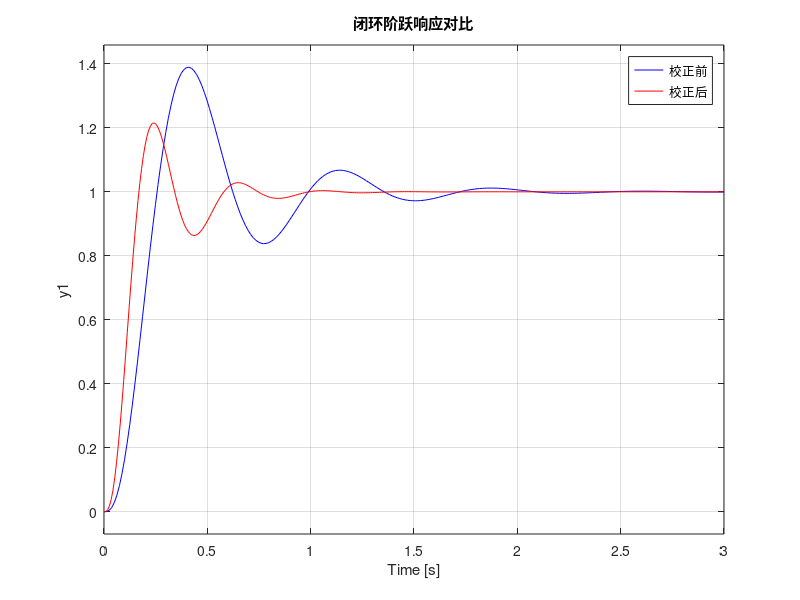
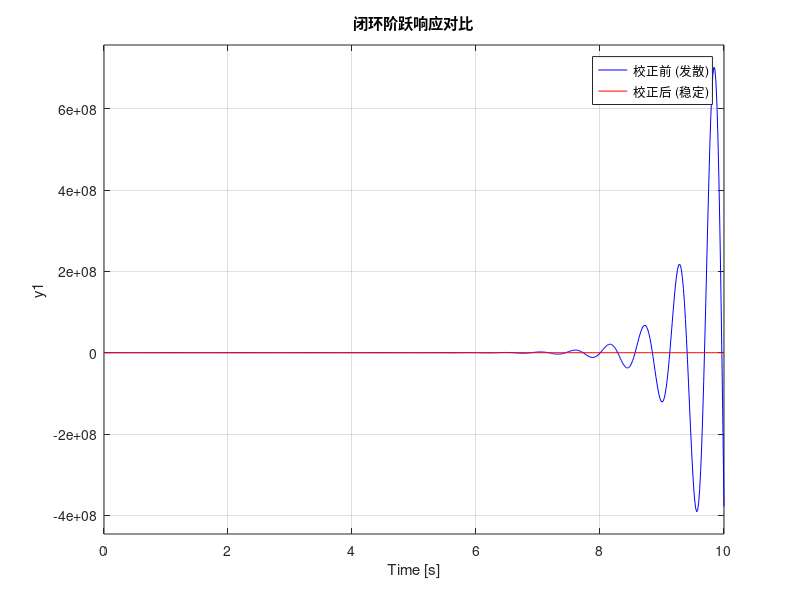
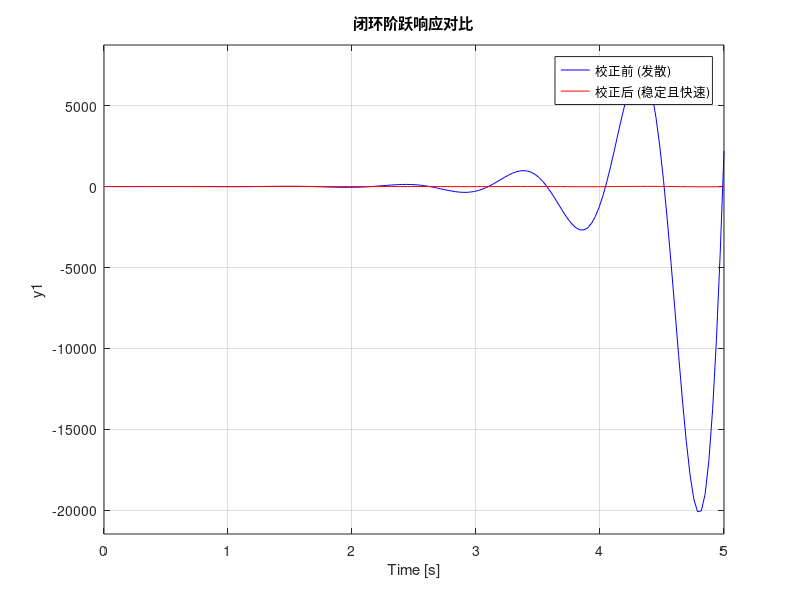
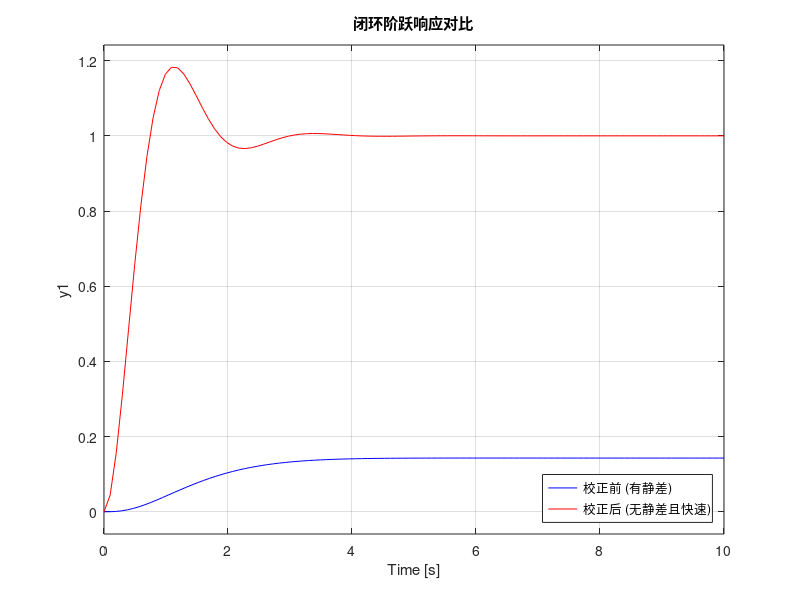

The MATLAB source for these figures, in order:
% =========================================================================
% 自动控制原理：频率特性与系统校正全面可视化 (含波特图对比与Nyquist图)
% =========================================================================
clear; clc; close all;

disp('======================================================');
disp('开启频域校正全景仪表盘...');
disp('正在生成 4 种典型校正方案的 Bode对比、Nyquist图 与 阶跃响应...');
disp('======================================================');

%% 案例 1：串联超前校正 (Lead Compensation)
s = tf('s');
G1 = 10 / (s * (0.1*s + 1) * (0.05*s + 1)); % 原系统
a1 = 4; T1 = 0.05; 
Gc1 = (1 + a1*T1*s) / (1 + T1*s);           % 超前校正装置

figure('Name', '案例1：超前校正 (Lead)', 'Color', 'w', 'Position', [50, 50, 1100, 650]);
% [1] 波特图综合对比 (左侧半屏)
subplot(2, 2, [1, 3]);
bode(G1, 'b-', Gc1, 'k--', Gc1*G1, 'r-', {0.1, 1000}); 
title('Bode 图综合对比 (幅值与相角)');
legend('原系统 G(s)', '校正装置 G_c(s) (提供正相角)', '校正后 G_c(s)G(s)', 'Location', 'southwest');
grid on;

% [2] 原系统 Nyquist 图 (右上角)
subplot(2, 2, 2);
nyquist(G1);
title('原系统 Nyquist 图');
axis([-2 0.5 -1.5 1.5]); % 限制坐标轴以便观察 (-1, j0) 点
grid on;

% [3] 阶跃响应对比 (右下角)
subplot(2, 2, 4);
step(feedback(G1, 1), 'b-', feedback(Gc1*G1, 1), 'r-');
title('闭环阶跃响应对比');
legend('校正前', '校正后', 'Location', 'northeast');
grid on;


%% 案例 2：串联迟后校正 (Lag Compensation)
G2 = 50 / (s * (0.1*s + 1) * (0.2*s + 1));  % 原系统 (增益极大)
b2 = 10; T2 = 4; 
Gc2 = (1 + T2*s) / (1 + b2*T2*s);           % 迟后校正装置

figure('Name', '案例2：迟后校正 (Lag)', 'Color', 'w', 'Position', [100, 100, 1100, 650]);
subplot(2, 2, [1, 3]);
bode(G2, 'b-', Gc2, 'k--', Gc2*G2, 'r-', {0.01, 100});
title('Bode 图综合对比 (幅值与相角)');
legend('原系统 G(s)', '校正装置 G_c(s) (高频幅值衰减)', '校正后 G_c(s)G(s)', 'Location', 'southwest');
grid on;

subplot(2, 2, 2);
nyquist(G2);
title('原系统 Nyquist 图 (穿越了 -1+j0 点左侧，不稳定)');
axis([-2 1 -2 2]); 
grid on;

subplot(2, 2, 4);
step(feedback(G2, 1), 10, 'b-'); hold on;
step(feedback(Gc2*G2, 1), 10, 'r-');
title('闭环阶跃响应对比');
legend('校正前 (发散)', '校正后 (稳定)', 'Location', 'northeast');
grid on;


%% 案例 3：迟后-超前校正 (Lag-Lead Compensation)
G3 = 100 / (s * (s + 1) * (0.2*s + 1));     % 原系统
Gc3_lag = (1 + 10*s) / (1 + 100*s);
Gc3_lead = (1 + 2*s) / (1 + 0.2*s);
Gc3 = Gc3_lag * Gc3_lead;                   % 迟后-超前校正装置

figure('Name', '案例3：迟后-超前校正 (Lag-Lead)', 'Color', 'w', 'Position', [150, 150, 1100, 650]);
subplot(2, 2, [1, 3]);
bode(G3, 'b-', Gc3, 'k--', Gc3*G3, 'r-', {0.001, 1000});
title('Bode 图综合对比 (幅值与相角)');
legend('原系统 G(s)', '校正装置 G_c(s) (V型幅值特性)', '校正后 G_c(s)G(s)', 'Location', 'southwest');
grid on;

subplot(2, 2, 2);
nyquist(G3);
title('原系统 Nyquist 图');
axis([-3 1 -3 3]); 
grid on;

subplot(2, 2, 4);
step(feedback(G3, 1), 5, 'b-'); hold on;
step(feedback(Gc3*G3, 1), 5, 'r-');
title('闭环阶跃响应对比');
legend('校正前 (发散)', '校正后 (稳定且快速)', 'Location', 'northeast');
grid on;


%% 案例 4：PID 控制 (频域视角)
G4 = 1 / ((s + 1) * (s + 2) * (s + 3));     % 原系统 (0型系统，有稳态误差)
Kp = 30; Ki = 20; Kd = 10;
Gc4 = Kp + Ki/s + Kd*s;                     % PID 控制器

figure('Name', '案例4：PID 校正', 'Color', 'w', 'Position', [200, 200, 1100, 650]);
subplot(2, 2, [1, 3]);
bode(G4, 'b-', Gc4, 'k--', Gc4*G4, 'r-', {0.01, 100});
title('Bode 图综合对比 (幅值与相角)');
legend('原系统 G(s)', '校正装置 PID (积分低频抬升，微分高频超前)', '校正后', 'Location', 'southwest');
grid on;

subplot(2, 2, 2);
nyquist(G4);
title('原系统 Nyquist 图');
axis([-0.05 0.2 -0.1 0.1]); 
grid on;

subplot(2, 2, 4);
step(feedback(G4, 1), 10, 'b-'); hold on;
step(feedback(Gc4*G4, 1), 10, 'r-');
title('闭环阶跃响应对比');
legend('校正前 (有静差)', '校正后 (无静差且快速)', 'Location', 'southeast');
grid on;

disp('所有图形已生成！注意观察黑色虚线 (校正装置) 是如何重塑蓝色实线 (原系统) 的。');
